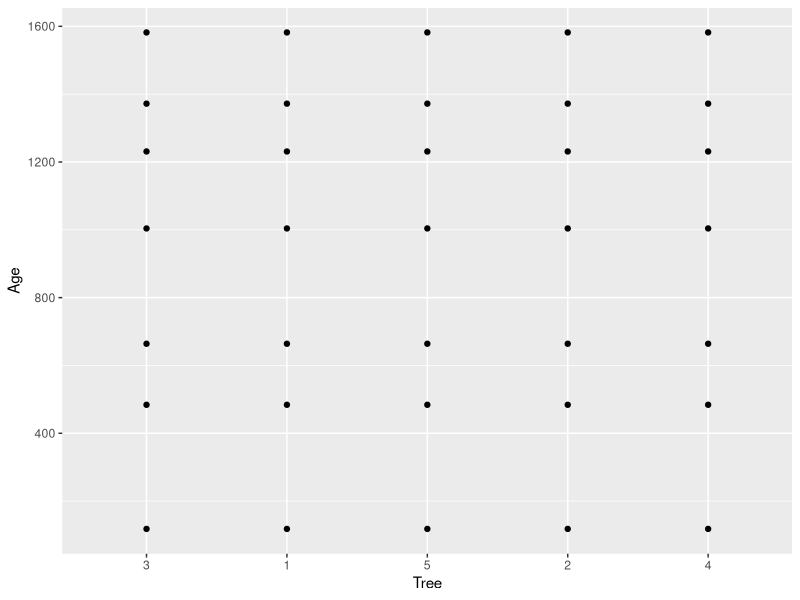
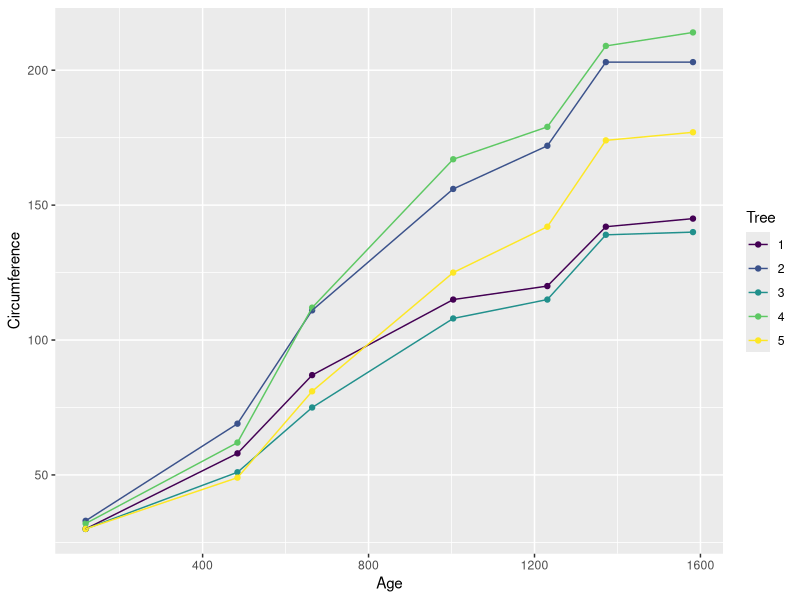
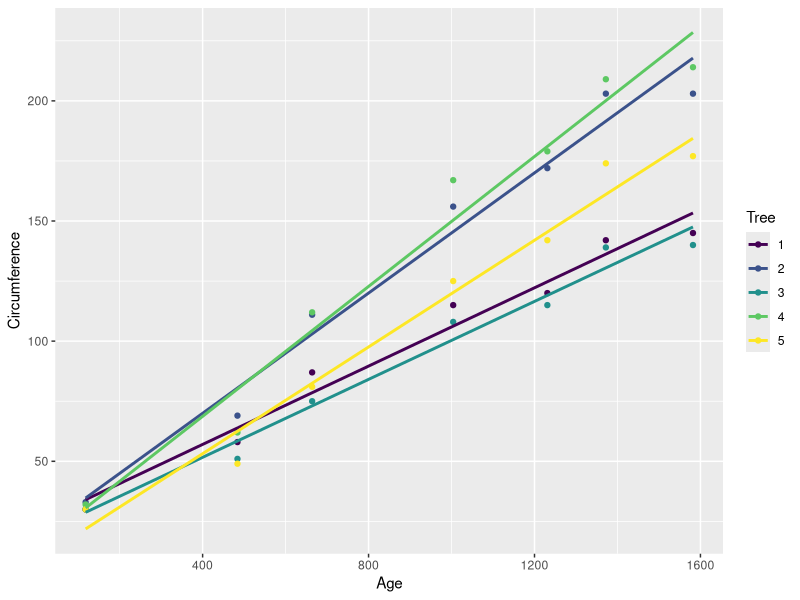
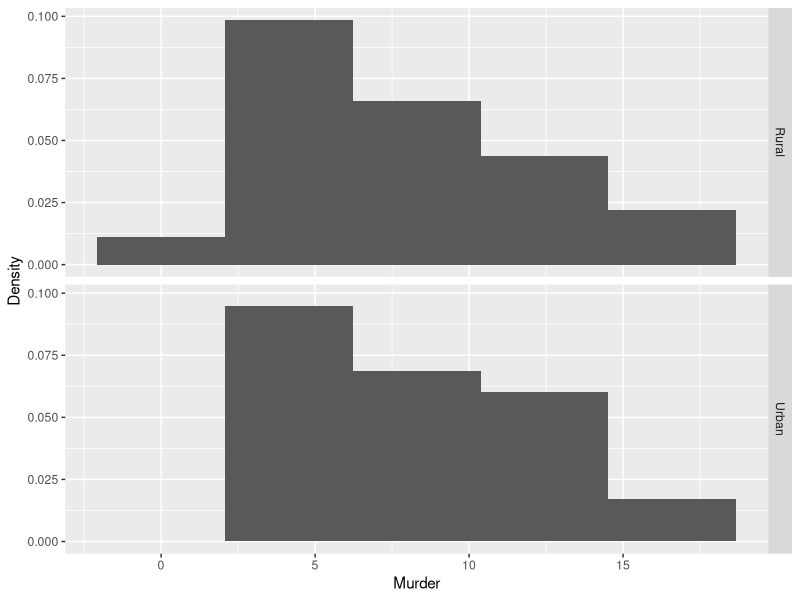
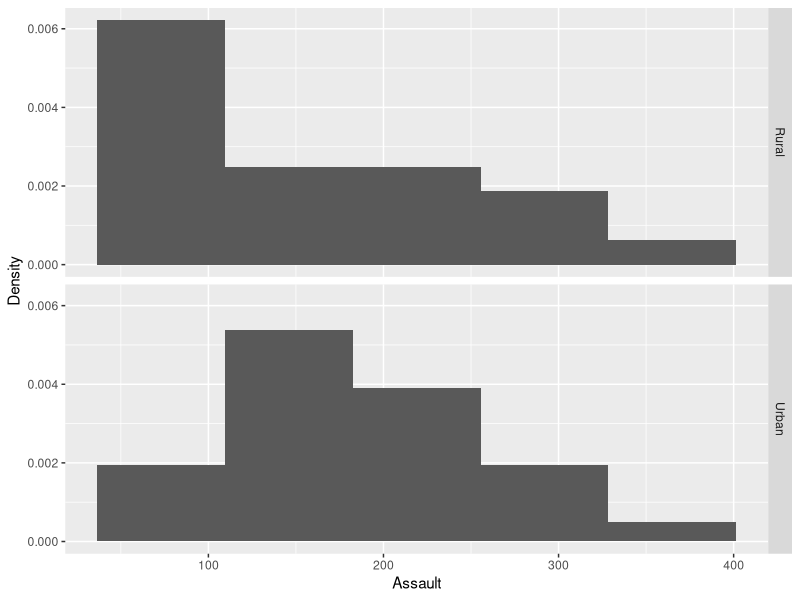
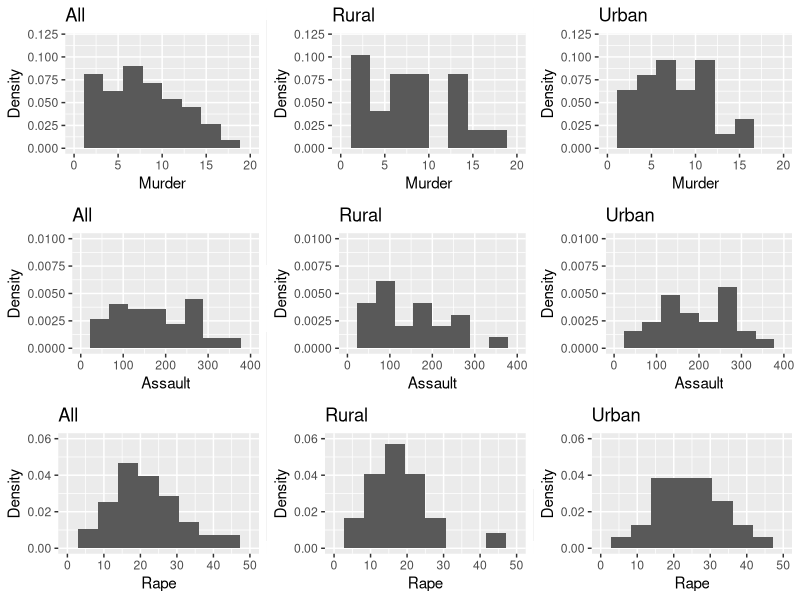
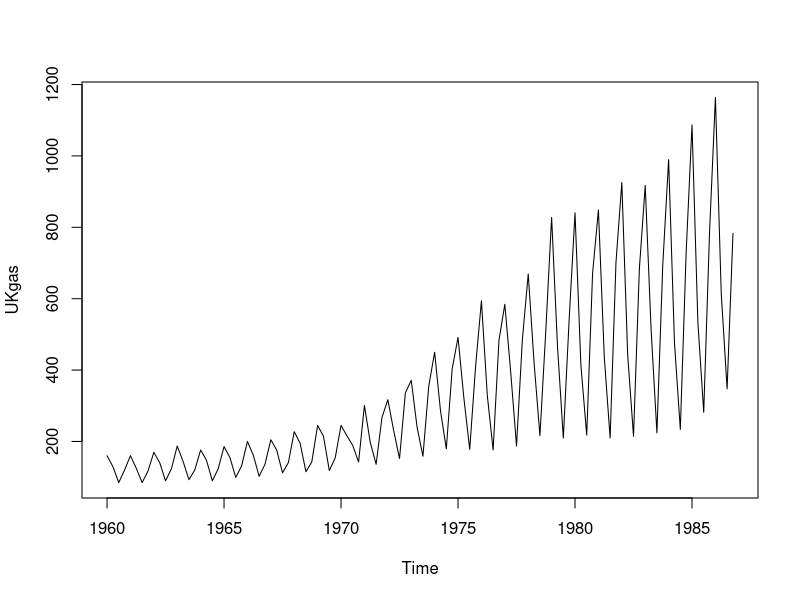
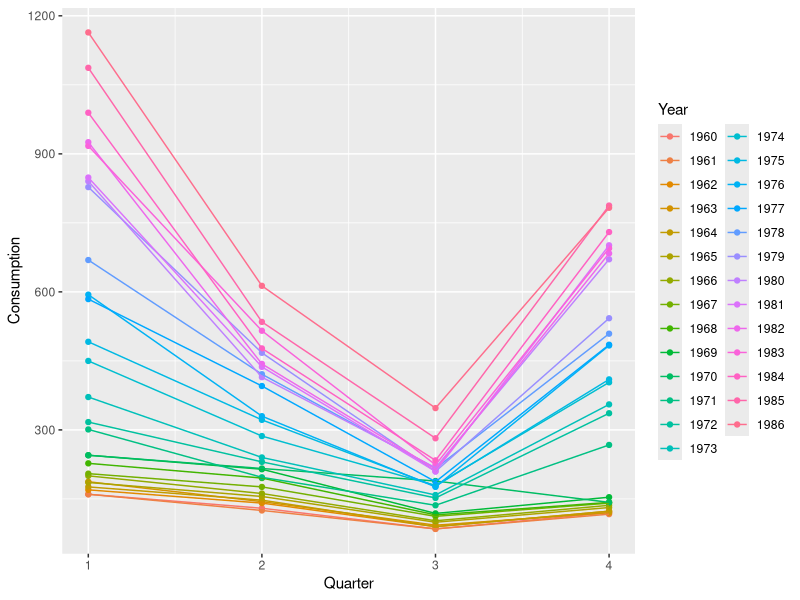

R code for these plots, in order:
## ---- chunk 1
    library(tidyverse)
## ---- chunk 2
Orange %>%
  ggplot() +
  geom_point(mapping = aes(x = Tree, y = age)) + 
  ylab("Age")
## ---- chunk 3
Orange$Tree <- factor(Orange$Tree, levels = c("1","2","3","4","5"))
## ---- chunk 4
Orange %>% 
  group_by(Tree) %>% 
  ggplot(mapping = aes(age, circumference, color = Tree)) +
  geom_point() + 
  geom_line() + 
  xlab("Age") + 
  ylab("Circumference")
## ---- chunk 5
Orange %>% 
  group_by(Tree) %>% 
  ggplot(mapping = aes(age, circumference, color = Tree)) +
  geom_point() +
  geom_smooth(method='lm', se = FALSE)  + 
  xlab("Age") + 
  ylab("Circumference")
## ---- chunk 6
less_urban <- USArrests %>%
  filter(UrbanPop <= 50.0)
dim(less_urban)
## ---- chunk 7
more_urban <- USArrests %>%
  filter(UrbanPop > 50.0)
dim(more_urban)
## ---- chunk 8
rural <- USArrests %>%
  filter(UrbanPop <= mean(UrbanPop))
dim(less_urban)
## ---- chunk 9
urban <- USArrests %>%
  filter(UrbanPop > mean(UrbanPop))
dim(more_urban)
## ---- chunk 10
USArrests %>%
  mutate(population_type = ifelse(UrbanPop > mean(UrbanPop), "Urban", "Rural")) %>%
  ggplot() +
  geom_histogram(mapping = aes(x = Murder, stat(density)), bins = 5) +
  facet_grid(population_type ~ .) + 
  ylab("Density")
## ---- chunk 11
USArrests %>%
  mutate(population_type = ifelse(UrbanPop > mean(UrbanPop), "Urban", "Rural")) %>%
  ggplot() +
  geom_histogram(mapping = aes(x = Assault, stat(density)), bins = 5) +
  facet_grid(population_type ~ .) + 
  ylab("Density")
## ---- chunk 12
USArrests %>%
  mutate(population_type = ifelse(UrbanPop > mean(UrbanPop), "Urban", "Rural")) %>%
  ggplot() +
  geom_histogram(mapping = aes(x = Rape, stat(density)), bins = 5) +
  facet_grid(population_type ~ .) + 
  ylab("Density")
## ---- chunk 13
library(ggplot2)
library(grid)
p0 <- USArrests %>%
  ggplot() +
  geom_histogram(mapping = aes(x = Murder, stat(density)), bins = 10) +
  ylab("Density") +
  xlim(c(0,20)) +
  ylim(c(0,0.12)) + 
  ggtitle("All")
p1 <- rural %>%
  ggplot() +
  geom_histogram(mapping = aes(x = Murder, stat(density)), bins = 10) +
  ylab("Density") +
  xlim(c(0,20)) +
  ylim(c(0,0.12)) + 
  ggtitle("Rural")
p2 <- urban %>%
  ggplot() +
  geom_histogram(mapping = aes(x = Murder, stat(density)), bins = 10) +
  ylab("Density") +
  xlim(c(0,20)) +
  ylim(c(0,0.12)) + 
  ggtitle("Urban")
p10 <- USArrests %>%
  ggplot() +
  geom_histogram(mapping = aes(x = Assault, stat(density)), bins = 10) +
  ylab("Density") +
  xlim(c(0,400)) + 
  ylim(c(0,0.01)) +
  ggtitle("All")
p11 <- rural %>%
  ggplot() +
  geom_histogram(mapping = aes(x = Assault, stat(density)), bins = 10) +
  ylab("Density") +
  xlim(c(0,400)) + 
  ylim(c(0,0.01)) +
  ggtitle("Rural")
p12 <- urban %>%
  ggplot() +
  geom_histogram(mapping = aes(x = Assault, stat(density)), bins = 10) +
  ylab("Density") +
  xlim(c(0,400)) + 
  ylim(c(0,0.01)) +
  ggtitle("Urban")
p20 <- USArrests %>%
  ggplot() +
  geom_histogram(mapping = aes(x = Rape, stat(density)), bins = 10) +
  ylab("Density") +
  xlim(c(0,50)) + 
  ylim(c(0,0.06)) +
  ggtitle("All")
p21 <- rural %>%
  ggplot() +
  geom_histogram(mapping = aes(x = Rape, stat(density)), bins = 10) +
  ylab("Density") +
  xlim(c(0,50)) + 
  ylim(c(0,0.06)) +
  ggtitle("Rural")
p22 <- urban %>%
  ggplot() +
  geom_histogram(mapping = aes(x = Rape, stat(density)), bins = 10) +
  ylab("Density") +
  xlim(c(0,50)) + 
  ylim(c(0,0.06)) +
  ggtitle("Urban")
pushViewport(viewport(layout = grid.layout(3, 3)))
print(p0, vp = viewport(layout.pos.row = 1, layout.pos.col = 1))
print(p1, vp = viewport(layout.pos.row = 1, layout.pos.col = 2))
print(p2, vp = viewport(layout.pos.row = 1, layout.pos.col = 3))
print(p10, vp = viewport(layout.pos.row = 2, layout.pos.col = 1))
print(p11, vp = viewport(layout.pos.row = 2, layout.pos.col = 2))
print(p12, vp = viewport(layout.pos.row = 2, layout.pos.col = 3))
print(p20, vp = viewport(layout.pos.row = 3, layout.pos.col = 1))
print(p21, vp = viewport(layout.pos.row = 3, layout.pos.col = 2))
print(p22, vp = viewport(layout.pos.row = 3, layout.pos.col = 3))
## ---- chunk 14
df_UKgas <- as.data.frame(UKgas)
df_UKgas$Quarter <- 1:4
df_UKgas$Year <- as.factor(rep(1960:1986, each = 4))
## ---- chunk 15
plot(UKgas)
## ---- chunk 16
df_UKgas %>%
  group_by(Year) %>%
  ggplot(mapping = aes(x = Quarter, y = x, color = Year)) +
  geom_point() +
  geom_line() +
  ylab("Consumption")
## ---- chunk 17
swiss %>%
  mutate(more_agriculture = ifelse(Agriculture >= 50, "More Agriculture", "Less Agriculture")) %>%
  ggplot() +
  geom_histogram(mapping = aes(x = Fertility, stat(density)), bins = 5) +
  facet_grid(. ~ more_agriculture) + 
  ylab("Density")
## ---- chunk 18
swiss %>%
  mutate(more_agriculture = ifelse(Agriculture >= 50, "More Agriculture", "Less Agriculture")) %>%
  ggplot() +
  geom_point(mapping = aes(x = Agriculture, y = Fertility, color = more_agriculture)) + 
  geom_smooth(mapping = aes(x = Agriculture, y = Fertility, color = more_agriculture), method = "lm", se = FALSE) +   geom_smooth(mapping = aes(x = Agriculture, y = Fertility), method = "lm", se = FALSE)
## ---- chunk 19
swiss %>%
  mutate(more_agriculture = ifelse(Agriculture >= 50, "More Agriculture", "Less Agriculture"), infant_mortality_group = cut_width(Infant.Mortality,5)) %>%
  ggplot() +
  geom_point(mapping = aes(x = Agriculture, y = Fertility, color = more_agriculture, shape = infant_mortality_group)) + 
  geom_smooth(mapping = aes(x = Agriculture, y = Fertility, color = more_agriculture), method = "lm", se = FALSE) +   geom_smooth(mapping = aes(x = Agriculture, y = Fertility), method = "lm", se = FALSE)
